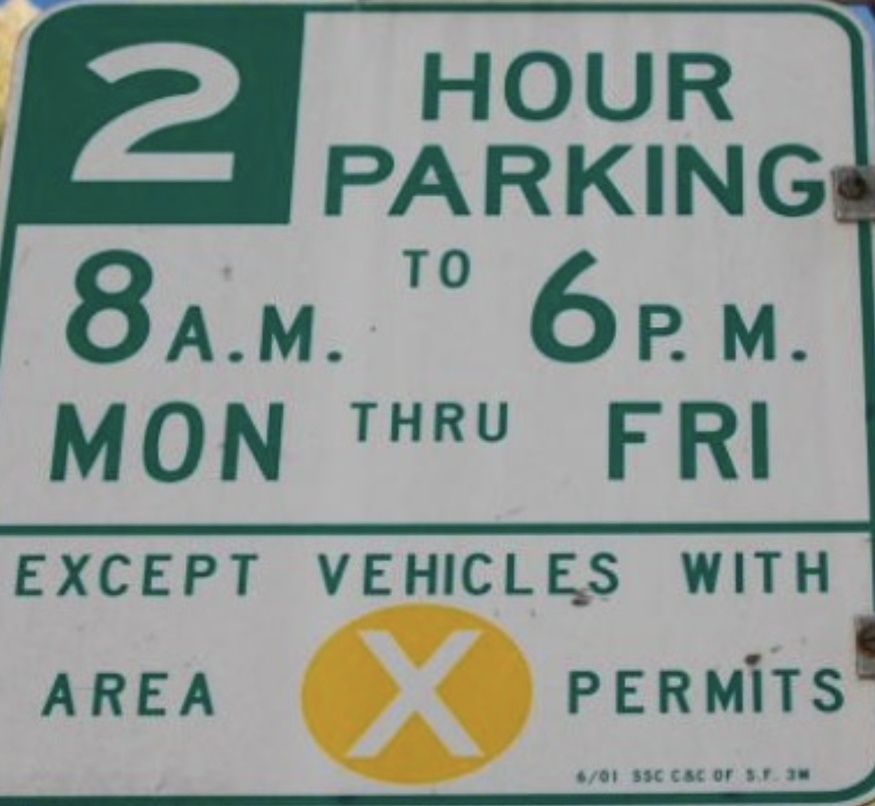
#> input picture myImage.jpg, 875 x 806 px, shrunk from 1124 x 1036 before the run
$ python ocr3.py
#> lines starting #> are read from the running program, lines starting #| are printed output that depends on the picture; after the words box and inside, x2 and y2 are one past the last pixel; in counts of white or black regions, pixels touching at a corner belong together
import cv2
import numpy as np

def deskew(image):

    co_ords = np.column_stack(np.where(image > 0))

    angle = cv2.minAreaRect(co_ords)[-1]

    if angle < -45:
        angle = -(90 + angle)
    else:
        angle = -angle

    (h, w) = image.shape[:2]
    print(angle)
    center = (w // 2, h // 2)

    M = cv2.getRotationMatrix2D(center, angle, 1.0)
    rotated = cv2.warpAffine(image, M, (w, h), flags=cv2.INTER_CUBIC, borderMode=cv2.BORDER_REPLICATE)

    return rotated

# Function to perform image preprocessing
def preprocess_image(image_path):
    # Read the image
#> called with image_path = 'myImage.jpg'
    image = cv2.imread(image_path)
#> image is the input picture: shape (806, 875, 3); mean B, G, R 144.6, 150.7, 140.2

    # Convert the image to grayscale
    gray_image = cv2.cvtColor(image, cv2.COLOR_BGR2GRAY)
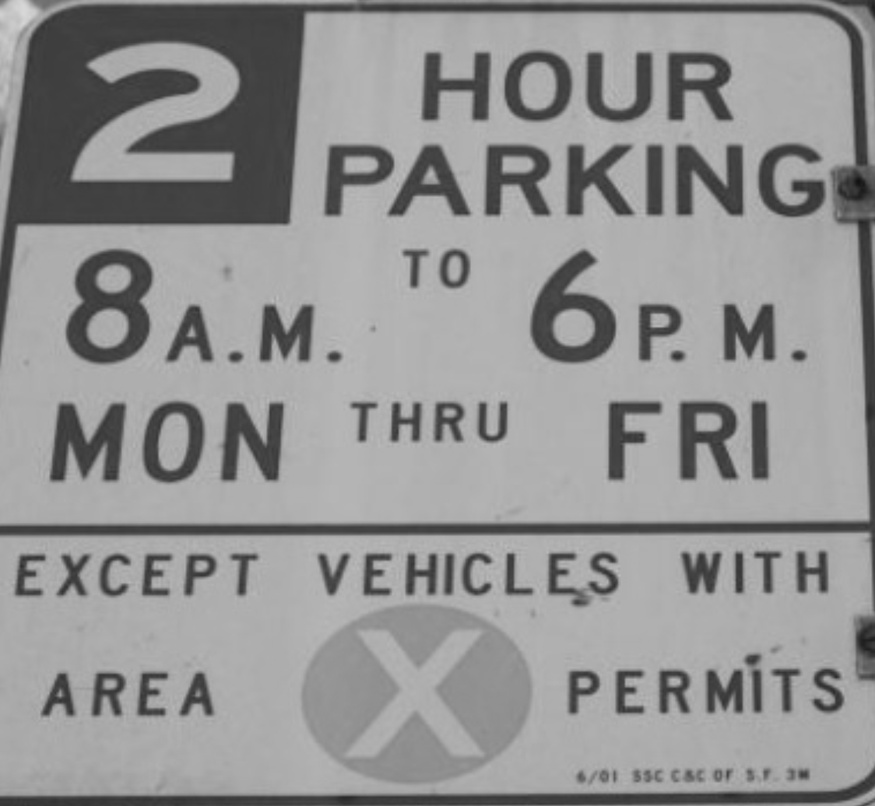
#> gray_image: shape (806, 875); min 17, max 216, mean 146.8

    # Apply adaptive thresholding to binarize the image
    binary_image = cv2.adaptiveThreshold(gray_image, 255, cv2.ADAPTIVE_THRESH_GAUSSIAN_C, cv2.THRESH_BINARY_INV, 11, 2)
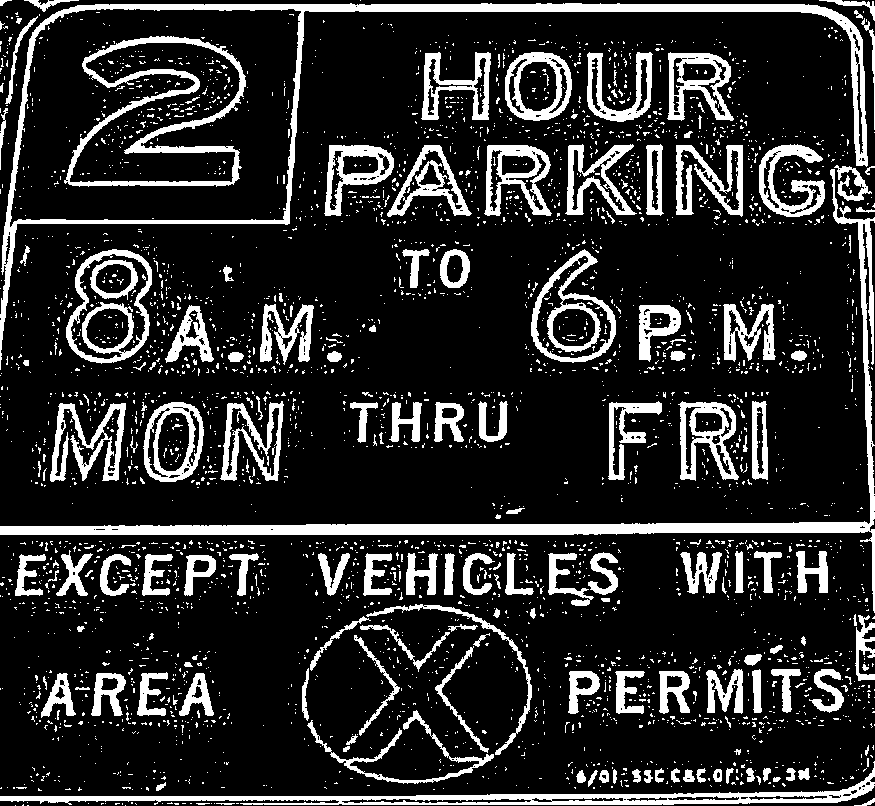
#> binary_image: shape (806, 875); 17.4% white; 3544 white regions (3356 under 20 px), largest, box (x1, y1, x2, y2) and area: (0, 169, 875, 613) 11660, (0, 3, 868, 370) 11628, (0, 761, 875, 805) 6581

    # Perform morphological operations (dilation and erosion) to remove noise
    kernel = np.ones((3,3), np.uint8)
    binary_image = cv2.dilate(binary_image, kernel, iterations=1)
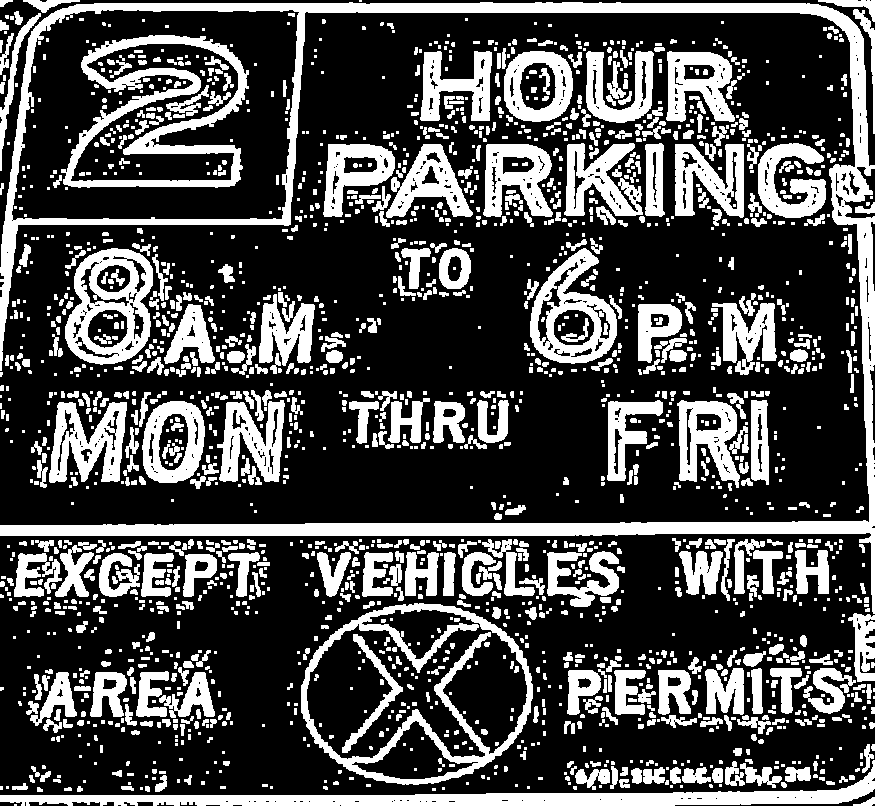
#> binary_image: shape (806, 875); 30.4% white; 2102 white regions (1117 under 20 px), largest, box (x1, y1, x2, y2) and area: (0, 2, 875, 614) 31978, (0, 760, 875, 806) 10122, (61, 35, 249, 188) 7954
    binary_image = cv2.erode(binary_image, kernel, iterations=1)
#> binary_image: shape (806, 875); 18.5% white; 2748 white regions (2500 under 20 px), largest, box (x1, y1, x2, y2) and area: (0, 165, 875, 613) 12531, (0, 3, 875, 370) 12114, (0, 761, 875, 806) 8318

    # Apply Gaussian blur to smoothen the image
    blurred_image = cv2.GaussianBlur(binary_image, (5, 5), 0)
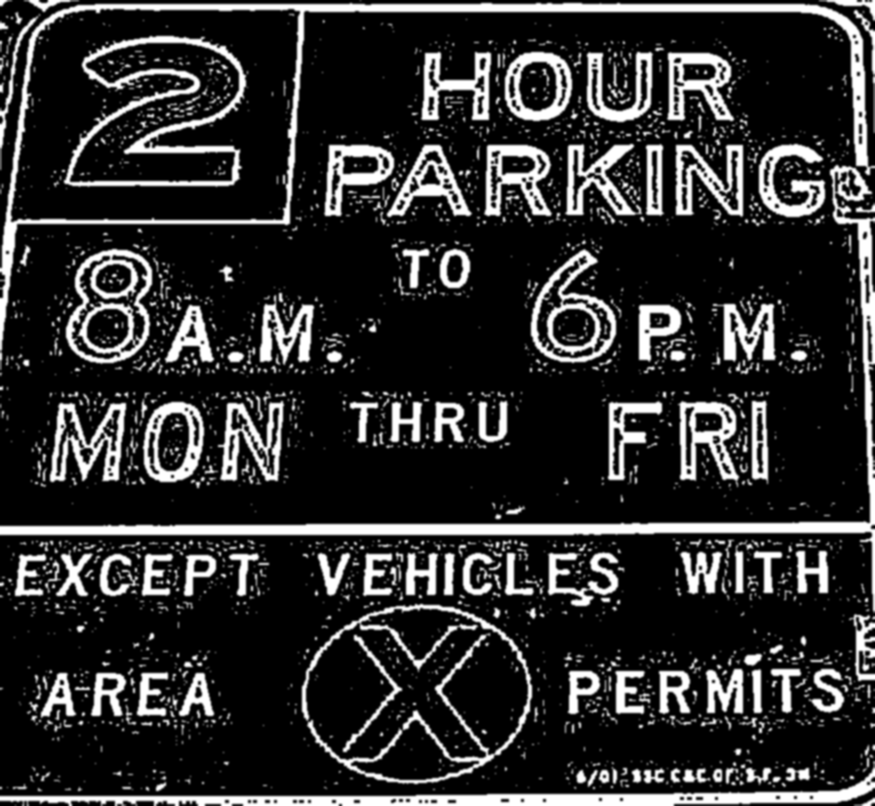
#> blurred_image: shape (806, 875); min 0, max 255, mean 47.2

    # Perform edge detection using Canny edge detector
    edges = cv2.Canny(blurred_image, 30, 150)
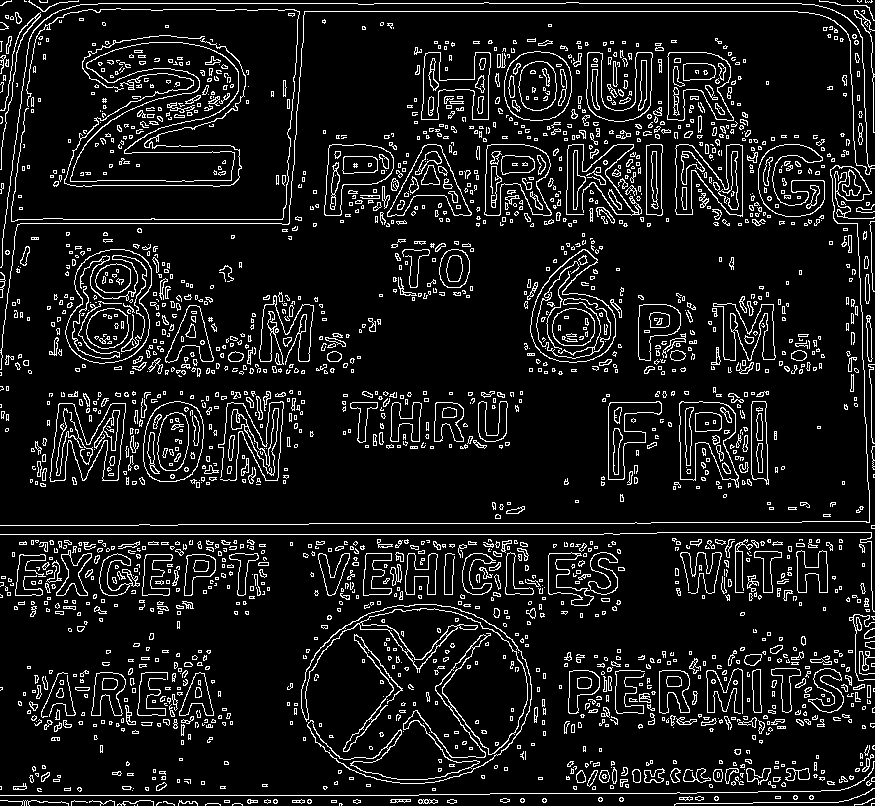
#> edges: shape (806, 875); 9.8% white in thin lines or dots

    # Detect lines using Hough Line Transform
    lines = cv2.HoughLinesP(edges, 1, np.pi/180, 100, minLineLength=100, maxLineGap=10)
#> lines = 54 rows, first 6: [0, 534, 619, 534], [98, 3, 357, 3], [297, 11, 797, 11], [0, 795, 418, 795], [20, 223, 289, 223], [309, 523, 650, 523]

    # [12 lines of commented-out code are left out]
    rotated_image = deskew(blurred_image)
#> in deskew, `co_ords = np.column_stack(np.where(image > 0))`: co_ords = 307369 pairs, first value 0 to 805, second value 0 to 874
#> in deskew, `angle = cv2.minAreaRect(co_ords)[-1]`: angle = -90
#> in deskew, `angle = -(90 + angle)`: angle = 0
#| -0.0
#> in deskew, `M = cv2.getRotationMatrix2D(center, angle, 1.0)`: M = [[1, 0, 0], [0, 1, 0]]

    # Find contours in the image
    contours, _ = cv2.findContours(edges.copy(), cv2.RETR_EXTERNAL, cv2.CHAIN_APPROX_SIMPLE)
#> contours = 1917 contours, 1585 with area under 20; largest, box (x1, y1, x2, y2) and area: (70, 42, 239, 182) 12979, (65, 249, 152, 364) 7682, (530, 249, 616, 363) 5972, (301, 604, 532, 784) 5038, (143, 401, 204, 482) 3983

    # Draw contours on the original image
    cv2.drawContours(image, contours, -1, (0, 255, 0), 2)
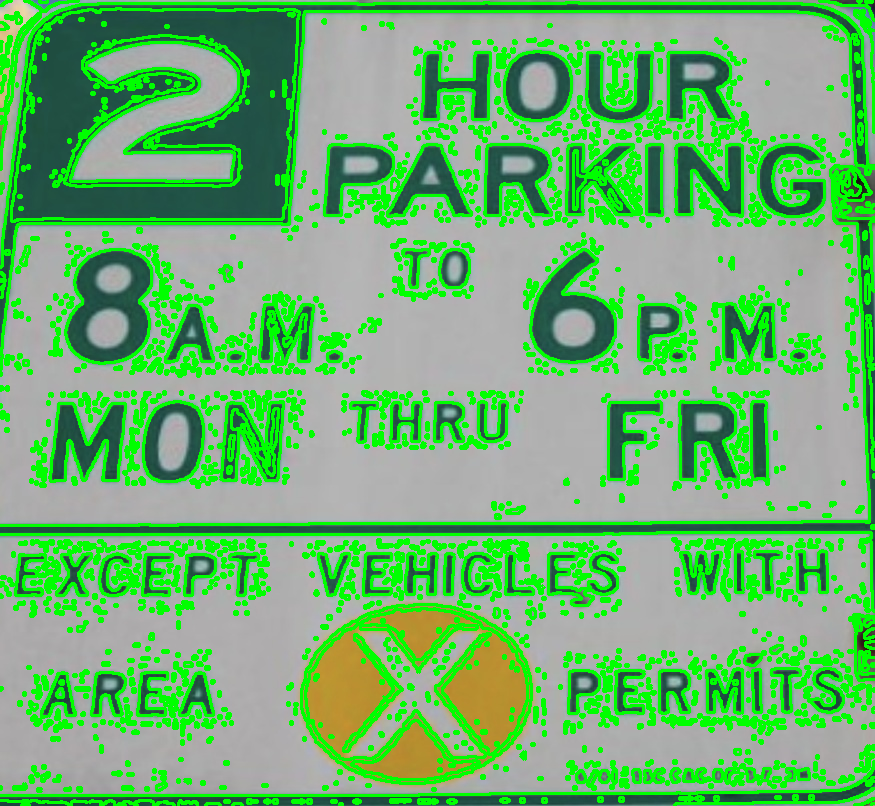
#> image: shape (806, 875, 3); mean B, G, R 111.8, 177.7, 108.9

    # Display the preprocessed image
    cv2.imshow("Preprocessed Image", rotated_image)
    cv2.imwrite("preprocessed.jpg", rotated_image)
    cv2.waitKey(0)
    cv2.destroyAllWindows()

# Path to the input image
image_path = "myImage.jpg"

# Perform image preprocessing
preprocess_image(image_path)
